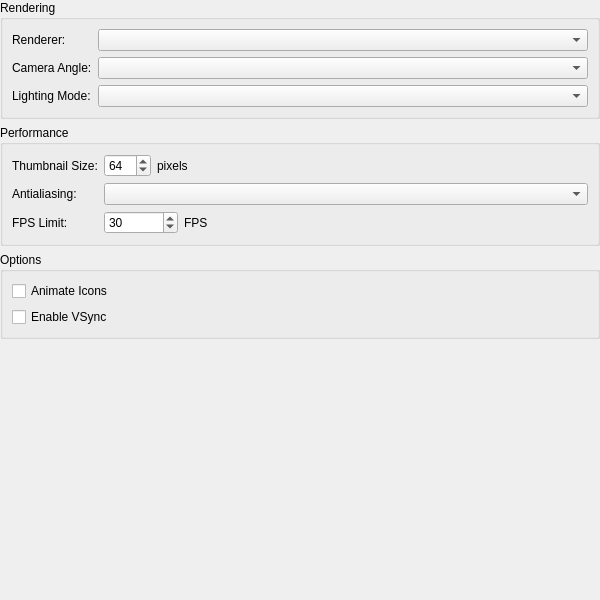
<?xml version="1.0" encoding="UTF-8"?>
<ui version="4.0">
<!--
SPDX-FileCopyrightText: 2002-2026 PCSX2 Dev Team
SPDX-License-Identifier: GPL-3.0+
Portions of this file are adapted from PCSX2
https://github.com/PCSX2/pcsx2
-->
 <class>GraphicsSettingsWidget</class>
 <widget class="QWidget" name="GraphicsSettingsWidget">
  <property name="geometry">
   <rect>
    <x>0</x>
    <y>0</y>
    <width>600</width>
    <height>600</height>
   </rect>
  </property>
  <layout class="QVBoxLayout" name="verticalLayout">
   <property name="leftMargin">
    <number>0</number>
   </property>
   <property name="topMargin">
    <number>0</number>
   </property>
   <property name="rightMargin">
    <number>0</number>
   </property>
   <property name="bottomMargin">
    <number>0</number>
   </property>
   <item>
    <widget class="QGroupBox" name="renderingGroup">
     <property name="title">
      <string>Rendering</string>
     </property>
     <layout class="QFormLayout" name="formLayout">
      <item row="0" column="0">
       <widget class="QLabel" name="rendererLabel">
        <property name="text">
         <string>Renderer:</string>
        </property>
        <property name="buddy">
         <cstring>rendererCombo</cstring>
        </property>
       </widget>
      </item>
      <item row="0" column="1">
       <widget class="QComboBox" name="rendererCombo"/>
      </item>
      <item row="1" column="0">
       <widget class="QLabel" name="cameraLabel">
        <property name="text">
         <string>Camera Angle:</string>
        </property>
        <property name="buddy">
         <cstring>cameraCombo</cstring>
        </property>
       </widget>
      </item>
      <item row="1" column="1">
       <widget class="QComboBox" name="cameraCombo"/>
      </item>
      <item row="2" column="0">
       <widget class="QLabel" name="lightingLabel">
        <property name="text">
         <string>Lighting Mode:</string>
        </property>
        <property name="buddy">
         <cstring>lightingCombo</cstring>
        </property>
       </widget>
      </item>
      <item row="2" column="1">
       <widget class="QComboBox" name="lightingCombo"/>
      </item>
     </layout>
    </widget>
   </item>
   <item>
    <widget class="QGroupBox" name="performanceGroup">
     <property name="title">
      <string>Performance</string>
     </property>
     <layout class="QFormLayout" name="formLayout2">
      <item row="0" column="0">
       <widget class="QLabel" name="thumbnailSizeLabel">
        <property name="text">
         <string>Thumbnail Size:</string>
        </property>
        <property name="buddy">
         <cstring>thumbnailSizeSpinner</cstring>
        </property>
       </widget>
      </item>
      <item row="0" column="1">
       <layout class="QHBoxLayout" name="horizontalLayout">
        <item>
         <widget class="QSpinBox" name="thumbnailSizeSpinner">
          <property name="minimum">
           <number>32</number>
          </property>
          <property name="maximum">
           <number>256</number>
          </property>
          <property name="singleStep">
           <number>16</number>
          </property>
          <property name="value">
           <number>64</number>
          </property>
         </widget>
        </item>
        <item>
         <widget class="QLabel" name="pixelsLabel">
          <property name="text">
           <string>pixels</string>
          </property>
         </widget>
        </item>
        <item>
         <spacer name="horizontalSpacer">
          <property name="orientation">
           <enum>Qt::Orientation::Horizontal</enum>
          </property>
          <property name="sizeHint" stdset="0">
           <size>
            <width>40</width>
            <height>20</height>
           </size>
          </property>
         </spacer>
        </item>
       </layout>
      </item>
      <item row="1" column="0">
       <widget class="QLabel" name="antialiasingLabel">
        <property name="text">
         <string>Antialiasing:</string>
        </property>
        <property name="buddy">
         <cstring>antialiasingCombo</cstring>
        </property>
       </widget>
      </item>
      <item row="1" column="1">
       <widget class="QComboBox" name="antialiasingCombo"/>
      </item>
      <item row="2" column="0">
       <widget class="QLabel" name="fpsLimitLabel">
        <property name="text">
         <string>FPS Limit:</string>
        </property>
        <property name="buddy">
         <cstring>fpsLimitSpinner</cstring>
        </property>
       </widget>
      </item>
      <item row="2" column="1">
       <layout class="QHBoxLayout" name="horizontalLayout2">
        <item>
         <widget class="QSpinBox" name="fpsLimitSpinner">
          <property name="minimum">
           <number>0</number>
          </property>
          <property name="maximum">
           <number>240</number>
          </property>
          <property name="singleStep">
           <number>5</number>
          </property>
          <property name="specialValueText">
           <string>Unlimited</string>
          </property>
          <property name="value">
           <number>30</number>
          </property>
         </widget>
        </item>
        <item>
         <widget class="QLabel" name="fpsLabel">
          <property name="text">
           <string>FPS</string>
          </property>
         </widget>
        </item>
        <item>
         <spacer name="horizontalSpacer2">
          <property name="orientation">
           <enum>Qt::Orientation::Horizontal</enum>
          </property>
          <property name="sizeHint" stdset="0">
           <size>
            <width>40</width>
            <height>20</height>
           </size>
          </property>
         </spacer>
        </item>
       </layout>
      </item>
     </layout>
    </widget>
   </item>
   <item>
    <widget class="QGroupBox" name="optionsGroup">
     <property name="title">
      <string>Options</string>
     </property>
     <layout class="QVBoxLayout" name="verticalLayout2">
      <item>
       <widget class="QCheckBox" name="animateIconsCheck">
        <property name="text">
         <string>Animate Icons</string>
        </property>
       </widget>
      </item>
      <item>
       <widget class="QCheckBox" name="vsyncCheck">
        <property name="text">
         <string>Enable VSync</string>
        </property>
       </widget>
      </item>
     </layout>
    </widget>
   </item>
   <item>
    <spacer name="verticalSpacer">
     <property name="orientation">
      <enum>Qt::Orientation::Vertical</enum>
     </property>
     <property name="sizeHint" stdset="0">
      <size>
       <width>20</width>
       <height>40</height>
      </size>
     </property>
    </spacer>
   </item>
  </layout>
 </widget>
 <tabstops>
  <tabstop>rendererCombo</tabstop>
  <tabstop>cameraCombo</tabstop>
  <tabstop>lightingCombo</tabstop>
  <tabstop>thumbnailSizeSpinner</tabstop>
  <tabstop>antialiasingCombo</tabstop>
  <tabstop>fpsLimitSpinner</tabstop>
  <tabstop>animateIconsCheck</tabstop>
  <tabstop>vsyncCheck</tabstop>
 </tabstops>
 <resources/>
 <connections/>
</ui>
